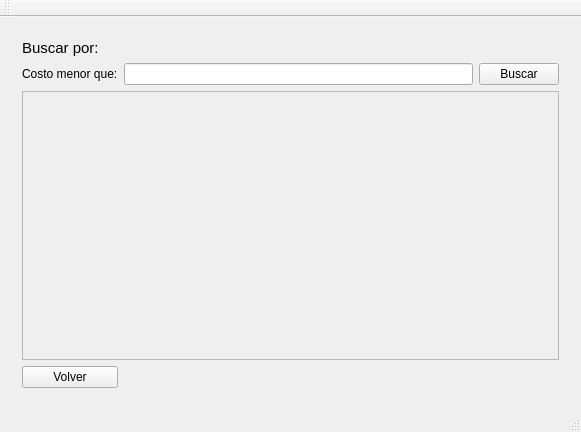
<?xml version="1.0" encoding="UTF-8"?>
<ui version="4.0">
 <class>RecetarioClass</class>
 <widget class="QMainWindow" name="RecetarioClass">
  <property name="geometry">
   <rect>
    <x>0</x>
    <y>0</y>
    <width>581</width>
    <height>432</height>
   </rect>
  </property>
  <property name="windowTitle">
   <string>Recetario</string>
  </property>
  <widget class="QWidget" name="centralWidget">
   <layout class="QHBoxLayout" name="horizontalLayout">
    <item>
     <widget class="QStackedWidget" name="stackedWidget">
      <property name="currentIndex">
       <number>3</number>
      </property>
      <widget class="QWidget" name="page">
       <layout class="QHBoxLayout" name="horizontalLayout_2">
        <item>
         <layout class="QGridLayout" name="gridLayout_2">
          <item row="0" column="3">
           <spacer name="verticalSpacer_2">
            <property name="orientation">
             <enum>Qt::Vertical</enum>
            </property>
            <property name="sizeHint" stdset="0">
             <size>
              <width>20</width>
              <height>40</height>
             </size>
            </property>
           </spacer>
          </item>
          <item row="2" column="4">
           <widget class="QPushButton" name="buscarPor">
            <property name="text">
             <string>Buscar Por...</string>
            </property>
           </widget>
          </item>
          <item row="1" column="3">
           <widget class="QLabel" name="label">
            <property name="font">
             <font>
              <pointsize>15</pointsize>
             </font>
            </property>
            <property name="text">
             <string>RECETARIO</string>
            </property>
           </widget>
          </item>
          <item row="1" column="2">
           <spacer name="horizontalSpacer">
            <property name="orientation">
             <enum>Qt::Horizontal</enum>
            </property>
            <property name="sizeHint" stdset="0">
             <size>
              <width>40</width>
              <height>20</height>
             </size>
            </property>
           </spacer>
          </item>
          <item row="2" column="0">
           <spacer name="horizontalSpacer_3">
            <property name="orientation">
             <enum>Qt::Horizontal</enum>
            </property>
            <property name="sizeHint" stdset="0">
             <size>
              <width>40</width>
              <height>20</height>
             </size>
            </property>
           </spacer>
          </item>
          <item row="1" column="4">
           <spacer name="horizontalSpacer_2">
            <property name="orientation">
             <enum>Qt::Horizontal</enum>
            </property>
            <property name="sizeHint" stdset="0">
             <size>
              <width>40</width>
              <height>20</height>
             </size>
            </property>
           </spacer>
          </item>
          <item row="3" column="3">
           <spacer name="verticalSpacer">
            <property name="orientation">
             <enum>Qt::Vertical</enum>
            </property>
            <property name="sizeHint" stdset="0">
             <size>
              <width>20</width>
              <height>40</height>
             </size>
            </property>
           </spacer>
          </item>
          <item row="2" column="5">
           <spacer name="horizontalSpacer_4">
            <property name="orientation">
             <enum>Qt::Horizontal</enum>
            </property>
            <property name="sizeHint" stdset="0">
             <size>
              <width>40</width>
              <height>20</height>
             </size>
            </property>
           </spacer>
          </item>
          <item row="2" column="3">
           <widget class="QPushButton" name="verReceta">
            <property name="text">
             <string>Ver Recetas</string>
            </property>
           </widget>
          </item>
          <item row="2" column="2">
           <widget class="QPushButton" name="crearReceta">
            <property name="text">
             <string>Crear Receta</string>
            </property>
           </widget>
          </item>
         </layout>
        </item>
       </layout>
      </widget>
      <widget class="QWidget" name="page_2">
       <layout class="QGridLayout" name="gridLayout_3">
        <item row="3" column="0">
         <widget class="QLabel" name="label_6">
          <property name="text">
           <string>Pasos</string>
          </property>
         </widget>
        </item>
        <item row="0" column="1">
         <widget class="QLabel" name="label_7">
          <property name="font">
           <font>
            <pointsize>15</pointsize>
           </font>
          </property>
          <property name="text">
           <string>Nueva Receta</string>
          </property>
         </widget>
        </item>
        <item row="1" column="0">
         <widget class="QLabel" name="label_2">
          <property name="text">
           <string>Nombre</string>
          </property>
         </widget>
        </item>
        <item row="5" column="1" colspan="2">
         <widget class="QPushButton" name="volverNR">
          <property name="text">
           <string>Volver</string>
          </property>
         </widget>
        </item>
        <item row="1" column="1" colspan="3">
         <widget class="QLineEdit" name="nombre"/>
        </item>
        <item row="2" column="1" colspan="3">
         <widget class="QPlainTextEdit" name="ingredientes"/>
        </item>
        <item row="2" column="0">
         <widget class="QLabel" name="label_3">
          <property name="text">
           <string>Ingredientes</string>
          </property>
         </widget>
        </item>
        <item row="4" column="1" colspan="3">
         <widget class="QLineEdit" name="costo"/>
        </item>
        <item row="5" column="3">
         <widget class="QPushButton" name="aceptarNR">
          <property name="text">
           <string>Aceptar</string>
          </property>
         </widget>
        </item>
        <item row="3" column="1" colspan="3">
         <widget class="QPlainTextEdit" name="pasos"/>
        </item>
        <item row="4" column="0">
         <widget class="QLabel" name="label_5">
          <property name="text">
           <string>Costo</string>
          </property>
         </widget>
        </item>
       </layout>
      </widget>
      <widget class="QWidget" name="page_3">
       <layout class="QGridLayout" name="gridLayout_4">
        <item row="4" column="0">
         <spacer name="horizontalSpacer_5">
          <property name="orientation">
           <enum>Qt::Horizontal</enum>
          </property>
          <property name="sizeHint" stdset="0">
           <size>
            <width>40</width>
            <height>20</height>
           </size>
          </property>
         </spacer>
        </item>
        <item row="4" column="1">
         <widget class="QPushButton" name="volverVR">
          <property name="text">
           <string>Volver</string>
          </property>
         </widget>
        </item>
        <item row="2" column="0" colspan="4">
         <widget class="QLabel" name="pasos_label">
          <property name="text">
           <string>Pasos</string>
          </property>
         </widget>
        </item>
        <item row="4" column="3">
         <widget class="QPushButton" name="siguiente">
          <property name="text">
           <string>Siguiente</string>
          </property>
         </widget>
        </item>
        <item row="4" column="2">
         <widget class="QPushButton" name="anterior">
          <property name="text">
           <string>Anterior</string>
          </property>
         </widget>
        </item>
        <item row="1" column="0" colspan="4">
         <widget class="QLabel" name="ingredientes_label">
          <property name="text">
           <string>Ingredientes</string>
          </property>
         </widget>
        </item>
        <item row="0" column="2" colspan="2">
         <widget class="QLabel" name="costo_label">
          <property name="text">
           <string>Costo</string>
          </property>
         </widget>
        </item>
        <item row="0" column="0" colspan="2">
         <widget class="QLabel" name="nombre_label">
          <property name="font">
           <font>
            <pointsize>12</pointsize>
           </font>
          </property>
          <property name="text">
           <string>Nombre</string>
          </property>
         </widget>
        </item>
       </layout>
      </widget>
      <widget class="QWidget" name="page_4">
       <layout class="QGridLayout" name="gridLayout">
        <item row="1" column="0">
         <widget class="QLabel" name="label_4">
          <property name="text">
           <string>Costo menor que:</string>
          </property>
         </widget>
        </item>
        <item row="3" column="0">
         <widget class="QPushButton" name="volverBP">
          <property name="text">
           <string>Volver</string>
          </property>
         </widget>
        </item>
        <item row="1" column="1">
         <widget class="QLineEdit" name="buscar_por_costo"/>
        </item>
        <item row="1" column="2">
         <widget class="QPushButton" name="buscar">
          <property name="text">
           <string>Buscar</string>
          </property>
         </widget>
        </item>
        <item row="2" column="0" colspan="3">
         <widget class="QScrollArea" name="scrollArea">
          <property name="widgetResizable">
           <bool>true</bool>
          </property>
          <widget class="QWidget" name="scrollAreaWidgetContents">
           <property name="geometry">
            <rect>
             <x>0</x>
             <y>0</y>
             <width>535</width>
             <height>222</height>
            </rect>
           </property>
           <layout class="QVBoxLayout" name="verticalLayout"/>
          </widget>
         </widget>
        </item>
        <item row="0" column="0" colspan="3">
         <widget class="QLabel" name="label_8">
          <property name="font">
           <font>
            <pointsize>11</pointsize>
           </font>
          </property>
          <property name="text">
           <string>Buscar por:</string>
          </property>
         </widget>
        </item>
       </layout>
      </widget>
     </widget>
    </item>
   </layout>
  </widget>
  <widget class="QMenuBar" name="menuBar">
   <property name="geometry">
    <rect>
     <x>0</x>
     <y>0</y>
     <width>581</width>
     <height>26</height>
    </rect>
   </property>
  </widget>
  <widget class="QToolBar" name="mainToolBar">
   <attribute name="toolBarArea">
    <enum>TopToolBarArea</enum>
   </attribute>
   <attribute name="toolBarBreak">
    <bool>false</bool>
   </attribute>
  </widget>
  <widget class="QStatusBar" name="statusBar"/>
 </widget>
 <layoutdefault spacing="6" margin="11"/>
 <resources>
  <include location="Recetario.qrc"/>
 </resources>
 <connections/>
</ui>
